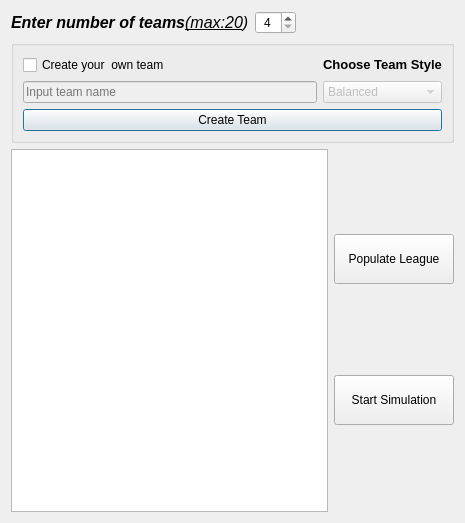
<?xml version="1.0" encoding="UTF-8"?>
<ui version="4.0">
 <class>Dialog</class>
 <widget class="QDialog" name="Dialog">
  <property name="geometry">
   <rect>
    <x>0</x>
    <y>0</y>
    <width>465</width>
    <height>523</height>
   </rect>
  </property>
  <property name="windowTitle">
   <string>Dialog</string>
  </property>
  <property name="autoFillBackground">
   <bool>true</bool>
  </property>
  <layout class="QVBoxLayout" name="verticalLayout_2">
   <item>
    <layout class="QHBoxLayout" name="horizontalLayout">
     <item>
      <widget class="QLabel" name="label">
       <property name="text">
        <string>&lt;html&gt;&lt;head/&gt;&lt;body&gt;&lt;p&gt;&lt;span style=&quot; font-size:12pt; font-weight:700; font-style:italic;&quot;&gt;Enter number of teams&lt;/span&gt;&lt;span style=&quot; font-size:12pt; font-style:italic;&quot;/&gt;&lt;span style=&quot; font-size:12pt; font-style:italic; text-decoration: underline;&quot;&gt;(max:20&lt;/span&gt;&lt;span style=&quot; font-size:12pt; font-style:italic;&quot;&gt;)&lt;/span&gt;&lt;/p&gt;&lt;/body&gt;&lt;/html&gt;</string>
       </property>
      </widget>
     </item>
     <item>
      <widget class="QSpinBox" name="spinBox">
       <property name="wrapping">
        <bool>false</bool>
       </property>
       <property name="frame">
        <bool>true</bool>
       </property>
       <property name="alignment">
        <set>Qt::AlignCenter</set>
       </property>
       <property name="readOnly">
        <bool>false</bool>
       </property>
       <property name="buttonSymbols">
        <enum>QAbstractSpinBox::UpDownArrows</enum>
       </property>
       <property name="correctionMode">
        <enum>QAbstractSpinBox::CorrectToNearestValue</enum>
       </property>
       <property name="keyboardTracking">
        <bool>true</bool>
       </property>
       <property name="showGroupSeparator" stdset="0">
        <bool>true</bool>
       </property>
       <property name="minimum">
        <number>4</number>
       </property>
       <property name="maximum">
        <number>20</number>
       </property>
       <property name="singleStep">
        <number>2</number>
       </property>
       <property name="stepType">
        <enum>QAbstractSpinBox::DefaultStepType</enum>
       </property>
      </widget>
     </item>
     <item>
      <spacer name="horizontalSpacer">
       <property name="orientation">
        <enum>Qt::Horizontal</enum>
       </property>
       <property name="sizeHint" stdset="0">
        <size>
         <width>40</width>
         <height>20</height>
        </size>
       </property>
      </spacer>
     </item>
    </layout>
   </item>
   <item>
    <widget class="QGroupBox" name="groupBox">
     <property name="title">
      <string/>
     </property>
     <layout class="QGridLayout" name="gridLayout">
      <item row="0" column="0">
       <widget class="QCheckBox" name="checkBox">
        <property name="text">
         <string>Create your  own team</string>
        </property>
       </widget>
      </item>
      <item row="1" column="1">
       <widget class="QComboBox" name="comboBox">
        <property name="enabled">
         <bool>false</bool>
        </property>
        <item>
         <property name="text">
          <string>Balanced</string>
         </property>
        </item>
        <item>
         <property name="text">
          <string>Very Defensive</string>
         </property>
        </item>
        <item>
         <property name="text">
          <string>Defensive</string>
         </property>
        </item>
        <item>
         <property name="text">
          <string>Attacking</string>
         </property>
        </item>
        <item>
         <property name="text">
          <string>Very Attacking</string>
         </property>
        </item>
       </widget>
      </item>
      <item row="0" column="1">
       <widget class="QLabel" name="label_teamStyle">
        <property name="text">
         <string>&lt;html&gt;&lt;head/&gt;&lt;body&gt;&lt;p&gt;&lt;span style=&quot; font-size:10pt; font-weight:700;&quot;&gt;Choose Team Style&lt;/span&gt;&lt;/p&gt;&lt;/body&gt;&lt;/html&gt;</string>
        </property>
       </widget>
      </item>
      <item row="3" column="0" colspan="2">
       <widget class="QPushButton" name="pushCreateTeam">
        <property name="text">
         <string>Create Team</string>
        </property>
       </widget>
      </item>
      <item row="1" column="0">
       <widget class="QLineEdit" name="lineEdit">
        <property name="enabled">
         <bool>false</bool>
        </property>
        <property name="placeholderText">
         <string>Input team name</string>
        </property>
       </widget>
      </item>
     </layout>
    </widget>
   </item>
   <item>
    <layout class="QHBoxLayout" name="horizontalLayout_2">
     <item>
      <widget class="QListWidget" name="listWidget"/>
     </item>
     <item>
      <layout class="QVBoxLayout" name="verticalLayout">
       <item>
        <widget class="QPushButton" name="pushAddOthers">
         <property name="minimumSize">
          <size>
           <width>120</width>
           <height>50</height>
          </size>
         </property>
         <property name="text">
          <string>Populate League</string>
         </property>
        </widget>
       </item>
       <item>
        <widget class="QPushButton" name="pushStartSimulation">
         <property name="minimumSize">
          <size>
           <width>120</width>
           <height>50</height>
          </size>
         </property>
         <property name="text">
          <string>Start Simulation</string>
         </property>
        </widget>
       </item>
      </layout>
     </item>
    </layout>
   </item>
  </layout>
 </widget>
 <resources/>
 <connections>
  <connection>
   <sender>checkBox</sender>
   <signal>toggled(bool)</signal>
   <receiver>lineEdit</receiver>
   <slot>setEnabled(bool)</slot>
   <hints>
    <hint type="sourcelabel">
     <x>124</x>
     <y>174</y>
    </hint>
    <hint type="destinationlabel">
     <x>125</x>
     <y>197</y>
    </hint>
   </hints>
  </connection>
  <connection>
   <sender>checkBox</sender>
   <signal>toggled(bool)</signal>
   <receiver>comboBox</receiver>
   <slot>setEnabled(bool)</slot>
   <hints>
    <hint type="sourcelabel">
     <x>147</x>
     <y>166</y>
    </hint>
    <hint type="destinationlabel">
     <x>298</x>
     <y>252</y>
    </hint>
   </hints>
  </connection>
 </connections>
</ui>
